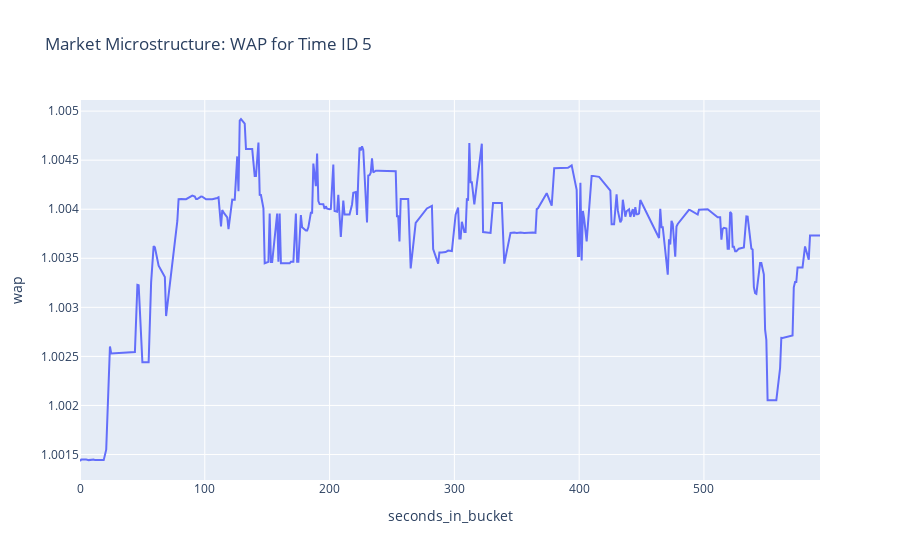

Here is the notebook cell this chart was saved with:
### Code cell
import pandas as pd
import numpy as np
import plotly.express as px
import glob
import os

# ==========================================
# 1. ROBUST PATH SETUP
# ==========================================
base_path = '..' 

possible_paths = [
    f'{base_path}/book_train.parquet', 
    f'{base_path}/book_test.parquet'
 ]

book_path = None
for p in possible_paths:
    if os.path.exists(p):
        book_path = p
        print(f"✅ Found Order Book Data at: {book_path}")
        break

if book_path is None:
    raise FileNotFoundError("Could not find book_train OR book_test.parquet in the parent folder!")

# ==========================================
# 2. QUANT FORMULAS
# ==========================================
def calculate_wap(df):
    a1 = df['bid_price1'] * df['ask_size1']
    b1 = df['ask_price1'] * df['bid_size1']
    c1 = df['bid_size1'] + df['ask_size1']
    return (a1 + b1) / c1

def log_return(series):
    return np.log(series).diff().fillna(0)

# ==========================================
# 3. LOAD DATA & VISUALIZE
# ==========================================
print("Searching for parquet files...")
files = glob.glob(f'{book_path}/*')
if len(files) > 0 and os.path.isdir(files[0]):
    files = glob.glob(f'{files[0]}/*.parquet')

print(f"Loading file: {files[0]}")
# Engine fastparquet fixes the ArrowKeyError
df_book = pd.read_parquet(files[0], engine='fastparquet')

# Feature Engineering
df_book['wap'] = calculate_wap(df_book)

# FIX: Use .transform() to maintain index alignment
df_book['log_return'] = df_book.groupby('time_id')['wap'].transform(log_return)

# Plotting
sample_time_id = df_book['time_id'].unique()[0]
sample_window = df_book[df_book['time_id'] == sample_time_id]

fig = px.line(sample_window, x='seconds_in_bucket', y='wap', 
              title=f'Market Microstructure: WAP for Time ID {sample_time_id}')
fig.show()

### Figure 1 — Plotly figure (JSON) as saved in the notebook; plotly's stock layout.template omitted (floating-point values rounded to 4 significant figures; data arrays with more than 128 entries replaced by an {"elided": "..."} marker saying what was removed)
{"data": [{"hovertemplate": "seconds_in_bucket=%{x}<br>wap=%{y}<extra></extra>", "legendgroup": "", "line": {"color": "#636efa", "dash": "solid"}, "marker": {"symbol": "circle"}, "mode": "lines", "name": "", "orientation": "v", "showlegend": false, "type": "scatter", "x": {"elided": "302 int values"}, "xaxis": "x", "y": {"elided": "302 float values"}, "yaxis": "y"}], "layout": {"legend": {"tracegroupgap": 0}, "title": {"text": "Market Microstructure: WAP for Time ID 5"}, "xaxis": {"anchor": "y", "domain": [0, 1], "title": {"text": "seconds_in_bucket"}}, "yaxis": {"anchor": "x", "domain": [0, 1], "title": {"text": "wap"}}}}
